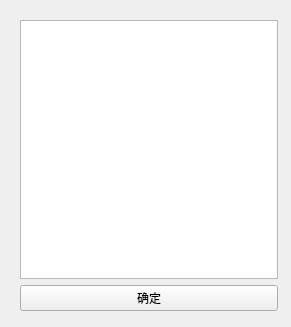
<?xml version="1.0" encoding="UTF-8"?>
<ui version="4.0">
 <class>MainWindow</class>
 <widget class="QMainWindow" name="MainWindow">
  <property name="geometry">
   <rect>
    <x>0</x>
    <y>0</y>
    <width>291</width>
    <height>327</height>
   </rect>
  </property>
  <property name="windowTitle">
   <string>输入中...</string>
  </property>
  <widget class="QWidget" name="centralwidget">
   <widget class="QWidget" name="">
    <property name="geometry">
     <rect>
      <x>20</x>
      <y>20</y>
      <width>258</width>
      <height>291</height>
     </rect>
    </property>
    <layout class="QVBoxLayout" name="verticalLayout">
     <item>
      <widget class="QPlainTextEdit" name="plainTextEdit"/>
     </item>
     <item>
      <widget class="QPushButton" name="pushButton">
       <property name="text">
        <string>确定</string>
       </property>
      </widget>
     </item>
    </layout>
   </widget>
  </widget>
 </widget>
 <resources/>
 <connections/>
</ui>
